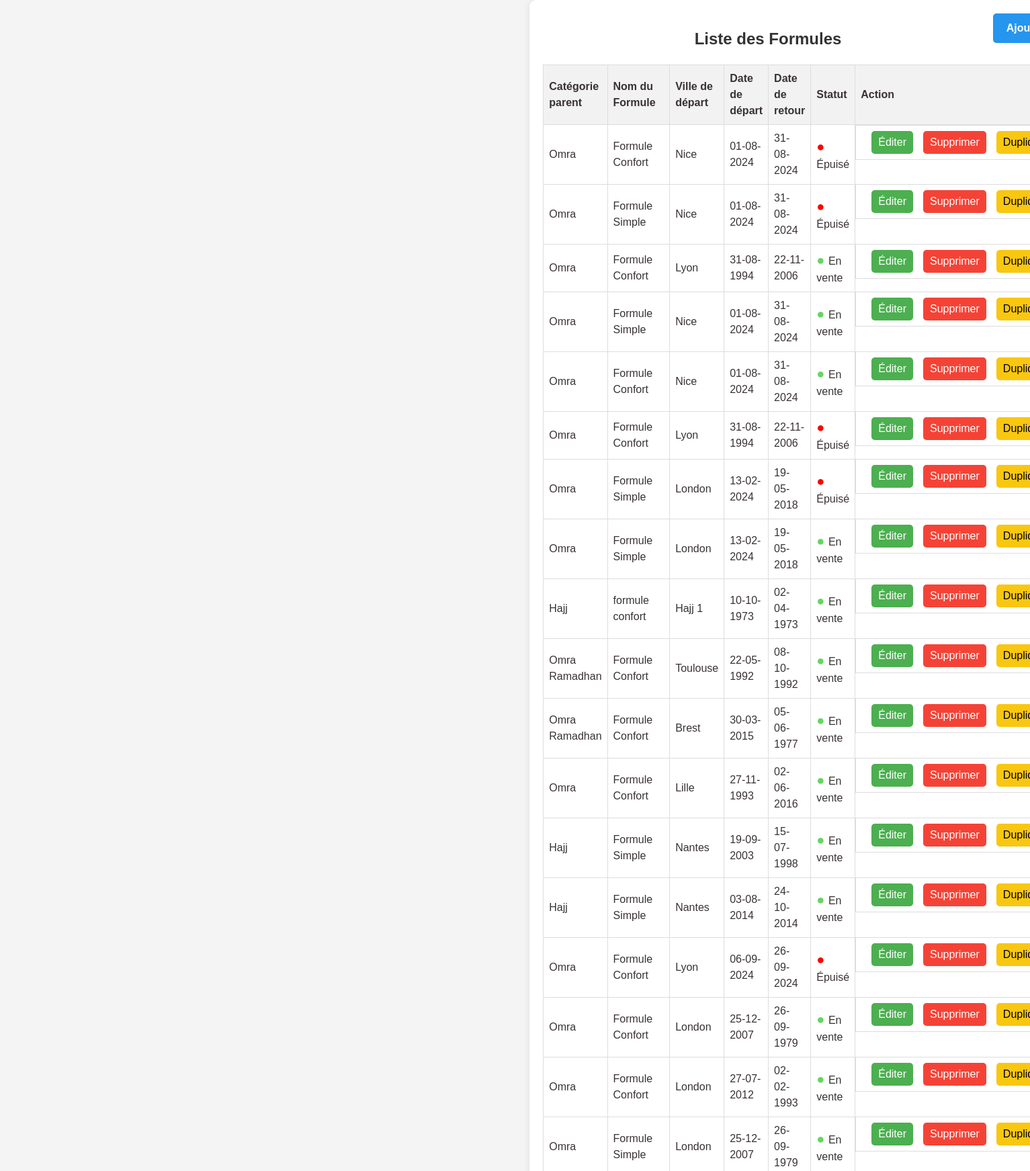
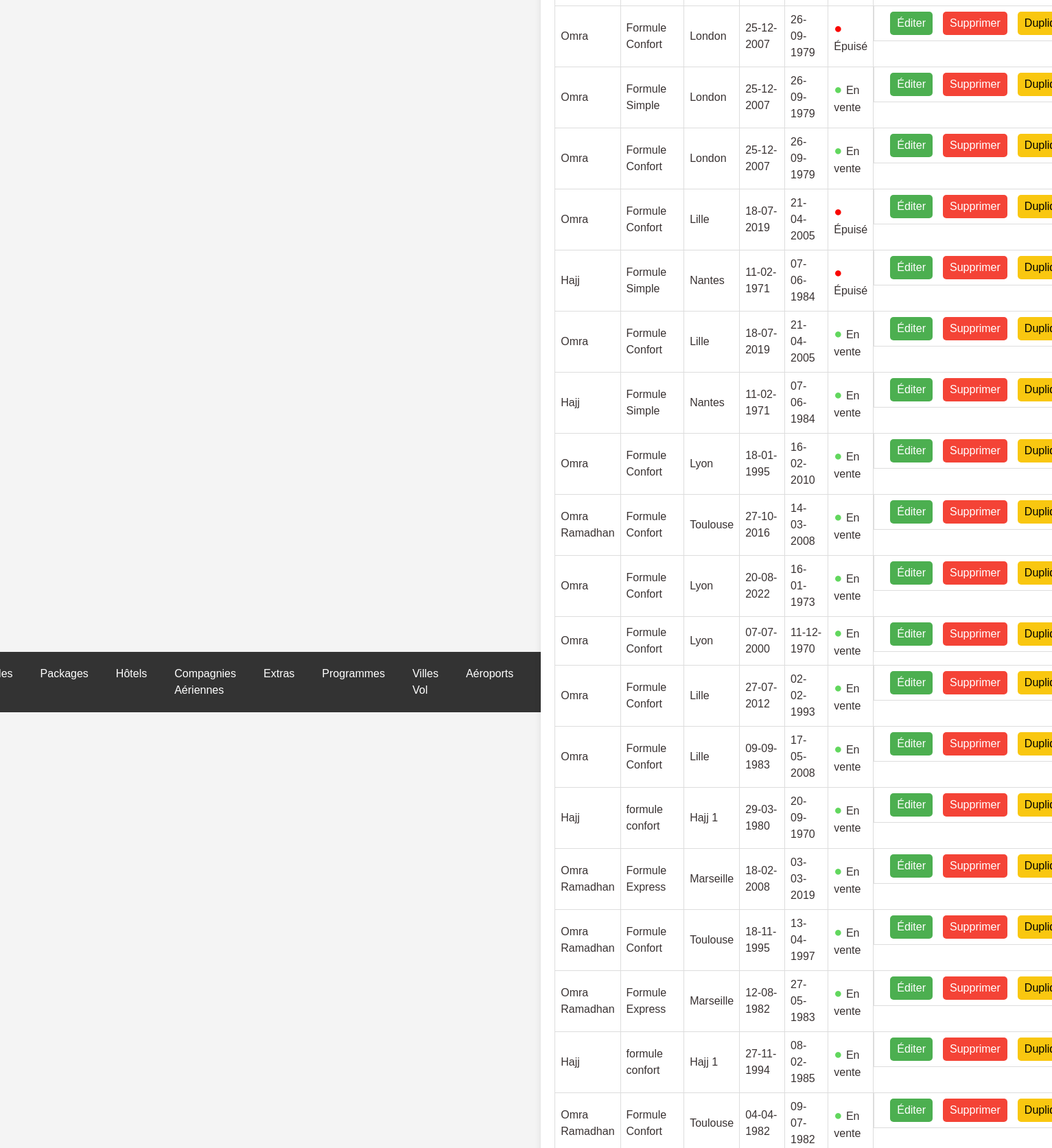
The app's page /display_formules.php (signed in, upper part) with its own data (2 pictures, top to bottom).
### tables this page shows
CREATE TABLE `formules` (
  `id` int(11) NOT NULL,
  `package_id` int(11) NOT NULL,
  `date_depart` date DEFAULT NULL,
  `date_retour` date DEFAULT NULL,
  `statut` enum('activé','désactivé') NOT NULL,
  `duree_sejour` varchar(255) NOT NULL,
  `prix_chambre_quadruple` decimal(10,2) NOT NULL,
  `prix_chambre_triple` decimal(10,2) NOT NULL,
  `prix_chambre_double` decimal(10,2) NOT NULL,
  `prix_chambre_single` decimal(10,2) NOT NULL,
  `child_discount` decimal(10,2) NOT NULL,
  `prix_bebe` decimal(10,2) NOT NULL,
  `prix_chambre_quadruple_promo` decimal(10,2) NOT NULL,
  `prix_chambre_triple_promo` decimal(10,2) NOT NULL,
  `prix_chambre_double_promo` decimal(10,2) NOT NULL,
  `prix_chambre_single_promo` decimal(10,2) NOT NULL,
  `type_id` int(11) DEFAULT NULL,
  `created_at` timestamp NOT NULL DEFAULT current_timestamp() ON UPDATE current_timestamp(),
  `programs_id` longtext DEFAULT NULL CHECK (json_valid(`programs_id`)),
  `program_order` longtext NOT NULL CHECK (json_valid(`program_order`)),
  `description` text NOT NULL,
  `s1t` varchar(255) NOT NULL,
  `s1d` text NOT NULL,
  `s2t` varchar(255) NOT NULL,
  `s2d` text NOT NULL,
  `s3t` varchar(255) NOT NULL,
  `s3d` text NOT NULL,
  `s4t` varchar(255) NOT NULL,
  `s4d` text NOT NULL,
  `s5t` varchar(255) NOT NULL,
  `s5d` text NOT NULL,
  `uploaded_file` varchar(255) DEFAULT NULL,
  `image_formule` varchar(255) DEFAULT NULL,
  `statut_vol` varchar(20) NOT NULL DEFAULT 'CONFIRMÉ'
);

CREATE TABLE `category_parent` (
  `id` int(11) NOT NULL,
  `nom` varchar(255) NOT NULL,
  `description` text NOT NULL,
  `photo` varchar(255) NOT NULL
);

CREATE TABLE `type_formule_omra` (
  `id` int(11) NOT NULL,
  `nom` varchar(255) NOT NULL,
  `formule_parent_id` int(11) DEFAULT NULL
);

CREATE TABLE `omra_packages` (
  `id` int(11) NOT NULL,
  `category_parent_id` int(11) NOT NULL,
  `nom` varchar(255) NOT NULL,
  `description` text NOT NULL,
  `photo` varchar(255) NOT NULL
);

### display_formules.php (the view, shortened to what this page needs)
<!DOCTYPE html>
<html lang="fr">
<head>
    <link rel="stylesheet" href="styles.css">
</head>
<body>
    <?php include 'header.php'; ?>
    <div class="container">
        <a href="ajoutformule.php" class='btn-add'><b>Ajouter une formule</b></a>
        <h2 class="text-center">Liste des Formules</h2>
        <table>
    <thead>
        <tr>
            <th>Catégorie parent</th>
            <th>Nom du Formule</th>
            <th>Ville de départ</th>
            <th>Date de départ</th>
            <th>Date de retour</th>
            <th>Statut</th>
            <th>Action</th>
        </tr>
    </thead>
    <tbody>
        <?php
        include 'db.php';
        $sql_formules = "
            SELECT formules.id, formules.date_depart, formules.date_retour, formules.statut, formules.created_at,
                   type_formule_omra.nom AS type_nom, omra_packages.nom AS package_nom,
                   category_parent.nom AS categorie_parent
            FROM formules
            JOIN type_formule_omra ON formules.type_id = type_formule_omra.id
            JOIN omra_packages ON formules.package_id = omra_packages.id
            JOIN category_parent ON omra_packages.category_parent_id = category_parent.id
            ORDER BY formules.created_at DESC
        ";
        $result_formules = mysqli_query($conn, $sql_formules);
        if (mysqli_num_rows($result_formules) > 0) {
            while ($row_formule = mysqli_fetch_assoc($result_formules)) {
                echo "<tr>";
                echo "<td>" . $row_formule['categorie_parent'] . "</td>";
                echo "<td>" . $row_formule['type_nom'] . "</td>";
                echo "<td>" . $row_formule['package_nom'] . "</td>";
                $date_depart_formattee = date('d-m-Y', strtotime($row_formule['date_depart']));
                echo "<td>" . $date_depart_formattee . "</td>";
                $date_retour_formattee = date('d-m-Y', strtotime($row_formule['date_retour']));
                echo "<td>" . $date_retour_formattee . "</td>";
                if($row_formule['statut'] == 'désactivé'){
                    echo "<td><span class='inactive'>● </span>Épuisé</td>";
                } else {
                    echo "<td><span class='active'>● </span>En vente</td>";
                }
                echo "<td class='btn-group'>";
                echo "<a class='btn-edit' href='edit_formule.php?id=" . $row_formule['id'] . "'>Éditer</a>";
                echo "<a class='btn-delete' href='delete_formule.php?id=" . $row_formule['id'] . "' onclick=\"return confirm('Êtes-vous sûr de vouloir supprimer cette formule?')\">Supprimer</a>";
                echo "<a class='btn-dup' href='duplicate_formule.php?id=" . $row_formule['id'] . "'>Dupliquer</a>";
                echo "</td>";
                echo "</tr>";
            }
        } else {
            echo "<tr><td colspan='7'>Aucune formule disponible pour le moment.</td></tr>";
        }
        ?>
    </tbody>
</table>
    </div>
</body>
</html>

### css/styles.css (style rules this page uses)
body { font-family: 'Lexend', sans-serif; line-height: 1.5; min-height: 100vh; display: flex; align-items: center; justify-content: center; color: #393232; background-color: #f7f7f7; }
.btn-group { display: flex; justify-content: space-between; }
.btn-group { margin-top: auto; }

### display_formules.php (style rules this page uses)
body { font-family: Arial, sans-serif; background-color: #f4f4f4; margin: 0; padding: 0; box-sizing: border-box; }
.container { width: 90%; margin: auto; background-color: #fff; padding: 20px; border-radius: 10px; box-shadow: 0 0 10px rgba(0, 0, 0, 0.1); }
h2 { text-align: center; color: #333; }
table { width: 100%; border-collapse: collapse; }
th, td { border: 1px solid #ddd; padding: 8px; text-align: left; }
th { background-color: #f2f2f2; }
.btn-group { text-align: center; }
.btn-edit { background-color: #4CAF50; color: white; padding: 5px 10px; border: none; border-radius: 5px; cursor: pointer; text-decoration: none; margin: 0 15px; }
.btn-delete { background-color: #f44336; color: white; padding: 5px 10px; border: none; border-radius: 5px; cursor: pointer; text-decoration: none; }
.btn-add { background-color: #2595ee; color: white; padding: 10px 20px; border: none; border-radius: 5px; cursor: pointer; float:right; text-decoration: none; }
.btn-dup { background-color: #f9c710; color: black; padding: 5px 10px; border: none; border-radius: 5px; cursor: pointer; text-decoration: none; margin: 0 15px; }
.active { color: #62d75e; font-size: 20px; }
.inactive { color: #f90600; font-size: 20px; }

### header.php (style rules this page uses)
body { font-family: Arial, sans-serif; background-color: #f4f4f4; margin: 0; padding: 0; box-sizing: border-box; }

### records on screen
formules: category_parent.nom "Omra", type.nom "Formule Confort", package.nom "Nice", date_depart "01-08-2024", date_retour "31-08-2024", statut "Épuisé"
formules: category_parent.nom "Omra", type.nom "Formule Simple", package.nom "Nice", date_depart "01-08-2024", date_retour "31-08-2024", statut "Épuisé"
formules: category_parent.nom "Omra", type.nom "Formule Confort", package.nom "Lyon", date_depart "31-08-1994", date_retour "22-11-2006", statut "En vente"
formules: category_parent.nom "Omra", type.nom "Formule Simple", package.nom "Nice", date_depart "01-08-2024", date_retour "31-08-2024", statut "En vente"
formules: category_parent.nom "Omra", type.nom "Formule Confort", package.nom "Nice", date_depart "01-08-2024", date_retour "31-08-2024", statut "En vente"
formules: category_parent.nom "Omra", type.nom "Formule Confort", package.nom "Lyon", date_depart "31-08-1994", date_retour "22-11-2006", statut "Épuisé"
formules: category_parent.nom "Omra", type.nom "Formule Simple", package.nom "London", date_depart "13-02-2024", date_retour "19-05-2018", statut "Épuisé"
formules: category_parent.nom "Omra", type.nom "Formule Simple", package.nom "London", date_depart "13-02-2024", date_retour "19-05-2018", statut "En vente"
formules: category_parent.nom "Hajj", type.nom "formule confort", package.nom "Hajj 1", date_depart "10-10-1973", date_retour "02-04-1973", statut "En vente"
formules: category_parent.nom "Omra Ramadhan", type.nom "Formule Confort", package.nom "Toulouse", date_depart "22-05-1992", date_retour "08-10-1992", statut "En vente"
formules: category_parent.nom "Omra Ramadhan", type.nom "Formule Confort", package.nom "Brest", date_depart "30-03-2015", date_retour "05-06-1977", statut "En vente"
formules: category_parent.nom "Omra", type.nom "Formule Confort", package.nom "Lille", date_depart "27-11-1993", date_retour "02-06-2016", statut "En vente"
formules: category_parent.nom "Hajj", type.nom "Formule Simple", package.nom "Nantes", date_depart "19-09-2003", date_retour "15-07-1998", statut "En vente"
formules: category_parent.nom "Hajj", type.nom "Formule Simple", package.nom "Nantes", date_depart "03-08-2014", date_retour "24-10-2014", statut "En vente"
formules: category_parent.nom "Omra", type.nom "Formule Confort", package.nom "Lyon", date_depart "06-09-2024", date_retour "26-09-2024", statut "Épuisé"
formules: category_parent.nom "Omra", type.nom "Formule Confort", package.nom "London", date_depart "25-12-2007", date_retour "26-09-1979", statut "En vente"
formules: category_parent.nom "Omra", type.nom "Formule Confort", package.nom "London", date_depart "27-07-2012", date_retour "02-02-1993", statut "En vente"
formules: category_parent.nom "Omra", type.nom "Formule Simple", package.nom "London", date_depart "25-12-2007", date_retour "26-09-1979", statut "En vente"
formules: category_parent.nom "Omra", type.nom "Formule Confort", package.nom "London", date_depart "25-12-2007", date_retour "26-09-1979", statut "Épuisé"
formules: category_parent.nom "Omra", type.nom "Formule Simple", package.nom "London", date_depart "25-12-2007", date_retour "26-09-1979", statut "En vente"
formules: category_parent.nom "Omra", type.nom "Formule Confort", package.nom "London", date_depart "25-12-2007", date_retour "26-09-1979", statut "En vente"
formules: category_parent.nom "Omra", type.nom "Formule Confort", package.nom "Lille", date_depart "18-07-2019", date_retour "21-04-2005", statut "Épuisé"
formules: category_parent.nom "Hajj", type.nom "Formule Simple", package.nom "Nantes", date_depart "11-02-1971", date_retour "07-06-1984", statut "Épuisé"
formules: category_parent.nom "Omra", type.nom "Formule Confort", package.nom "Lille", date_depart "18-07-2019", date_retour "21-04-2005", statut "En vente"
formules: category_parent.nom "Hajj", type.nom "Formule Simple", package.nom "Nantes", date_depart "11-02-1971", date_retour "07-06-1984", statut "En vente"
formules: category_parent.nom "Omra", type.nom "Formule Confort", package.nom "Lyon", date_depart "18-01-1995", date_retour "16-02-2010", statut "En vente"
formules: category_parent.nom "Omra Ramadhan", type.nom "Formule Confort", package.nom "Toulouse", date_depart "27-10-2016", date_retour "14-03-2008", statut "En vente"
formules: category_parent.nom "Omra", type.nom "Formule Confort", package.nom "Lyon", date_depart "20-08-2022", date_retour "16-01-1973", statut "En vente"
formules: category_parent.nom "Omra", type.nom "Formule Confort", package.nom "Lyon", date_depart "07-07-2000", date_retour "11-12-1970", statut "En vente"
formules: category_parent.nom "Omra", type.nom "Formule Confort", package.nom "Lille", date_depart "27-07-2012", date_retour "02-02-1993", statut "En vente"
formules: category_parent.nom "Omra", type.nom "Formule Confort", package.nom "Lille", date_depart "09-09-1983", date_retour "17-05-2008", statut "En vente"
formules: category_parent.nom "Hajj", type.nom "formule confort", package.nom "Hajj 1", date_depart "29-03-1980", date_retour "20-09-1970", statut "En vente"
formules: category_parent.nom "Omra Ramadhan", type.nom "Formule Express", package.nom "Marseille", date_depart "18-02-2008", date_retour "03-03-2019", statut "En vente"
formules: category_parent.nom "Omra Ramadhan", type.nom "Formule Confort", package.nom "Toulouse", date_depart "18-11-1995", date_retour "13-04-1997", statut "En vente"
formules: category_parent.nom "Omra Ramadhan", type.nom "Formule Express", package.nom "Marseille", date_depart "12-08-1982", date_retour "27-05-1983", statut "En vente"
formules: category_parent.nom "Hajj", type.nom "formule confort", package.nom "Hajj 1", date_depart "27-11-1994", date_retour "08-02-1985", statut "En vente"
formules: category_parent.nom "Omra Ramadhan", type.nom "Formule Confort", package.nom "Toulouse", date_depart "04-04-1982", date_retour "09-07-1982", statut "En vente"
